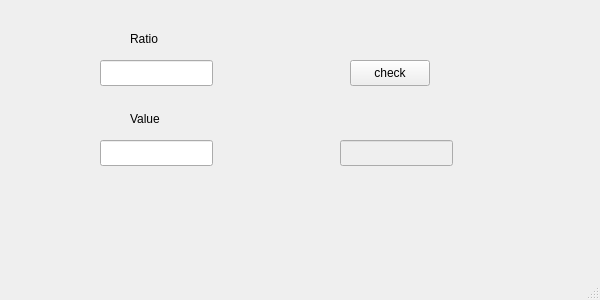
<?xml version="1.0" encoding="UTF-8"?>
<ui version="4.0">
 <class>le</class>
 <widget class="QMainWindow" name="le">
  <property name="geometry">
   <rect>
    <x>0</x>
    <y>0</y>
    <width>600</width>
    <height>300</height>
   </rect>
  </property>
  <property name="windowTitle">
   <string>MainWindow</string>
  </property>
  <widget class="QWidget" name="centralwidget">
   <widget class="QLineEdit" name="rat">
    <property name="geometry">
     <rect>
      <x>100</x>
      <y>60</y>
      <width>113</width>
      <height>26</height>
     </rect>
    </property>
   </widget>
   <widget class="QLineEdit" name="val">
    <property name="geometry">
     <rect>
      <x>100</x>
      <y>140</y>
      <width>113</width>
      <height>26</height>
     </rect>
    </property>
   </widget>
   <widget class="QLineEdit" name="lineEdit_3">
    <property name="enabled">
     <bool>false</bool>
    </property>
    <property name="geometry">
     <rect>
      <x>340</x>
      <y>140</y>
      <width>113</width>
      <height>26</height>
     </rect>
    </property>
   </widget>
   <widget class="QPushButton" name="le_check">
    <property name="geometry">
     <rect>
      <x>350</x>
      <y>60</y>
      <width>80</width>
      <height>26</height>
     </rect>
    </property>
    <property name="text">
     <string>check</string>
    </property>
   </widget>
   <widget class="QLabel" name="label">
    <property name="geometry">
     <rect>
      <x>130</x>
      <y>30</y>
      <width>55</width>
      <height>18</height>
     </rect>
    </property>
    <property name="text">
     <string>Ratio</string>
    </property>
   </widget>
   <widget class="QLabel" name="label_2">
    <property name="geometry">
     <rect>
      <x>130</x>
      <y>110</y>
      <width>55</width>
      <height>18</height>
     </rect>
    </property>
    <property name="text">
     <string>Value</string>
    </property>
   </widget>
  </widget>
  <widget class="QMenuBar" name="menubar">
   <property name="geometry">
    <rect>
     <x>0</x>
     <y>0</y>
     <width>600</width>
     <height>23</height>
    </rect>
   </property>
  </widget>
  <widget class="QStatusBar" name="statusbar"/>
 </widget>
 <resources/>
 <connections/>
</ui>
